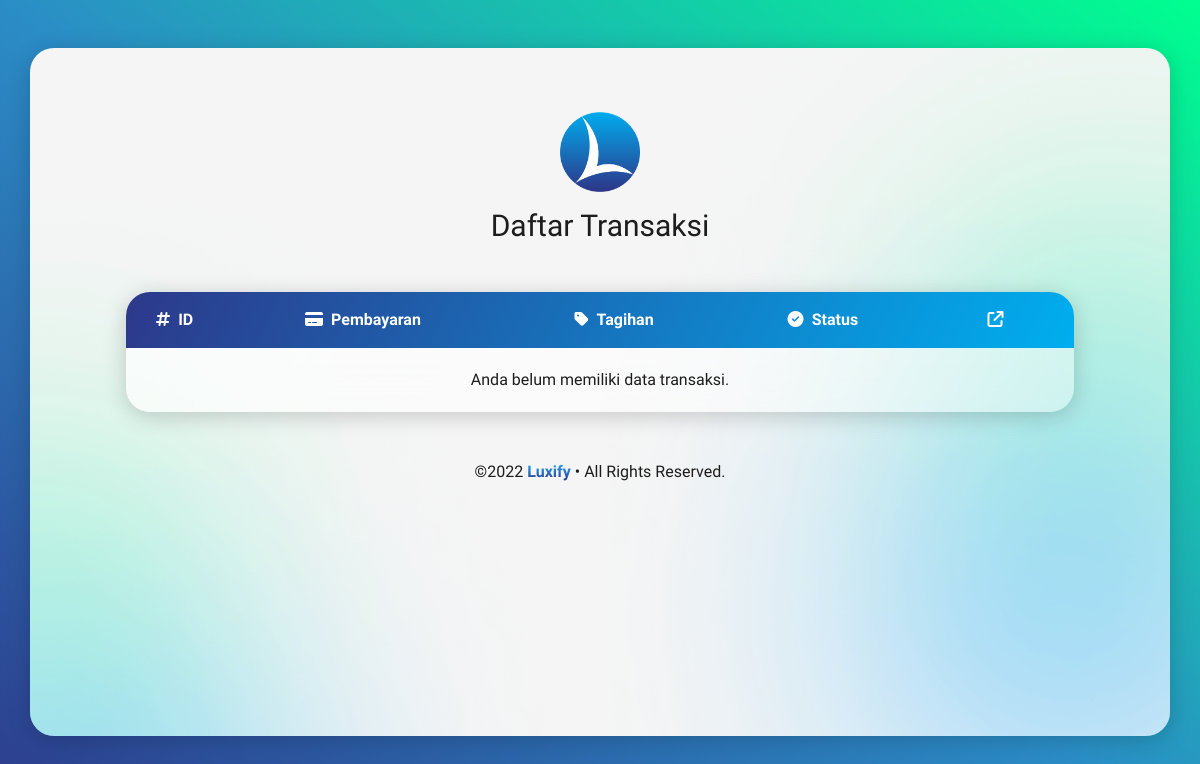
The app's page /transactions/index.php (signed in), older data.
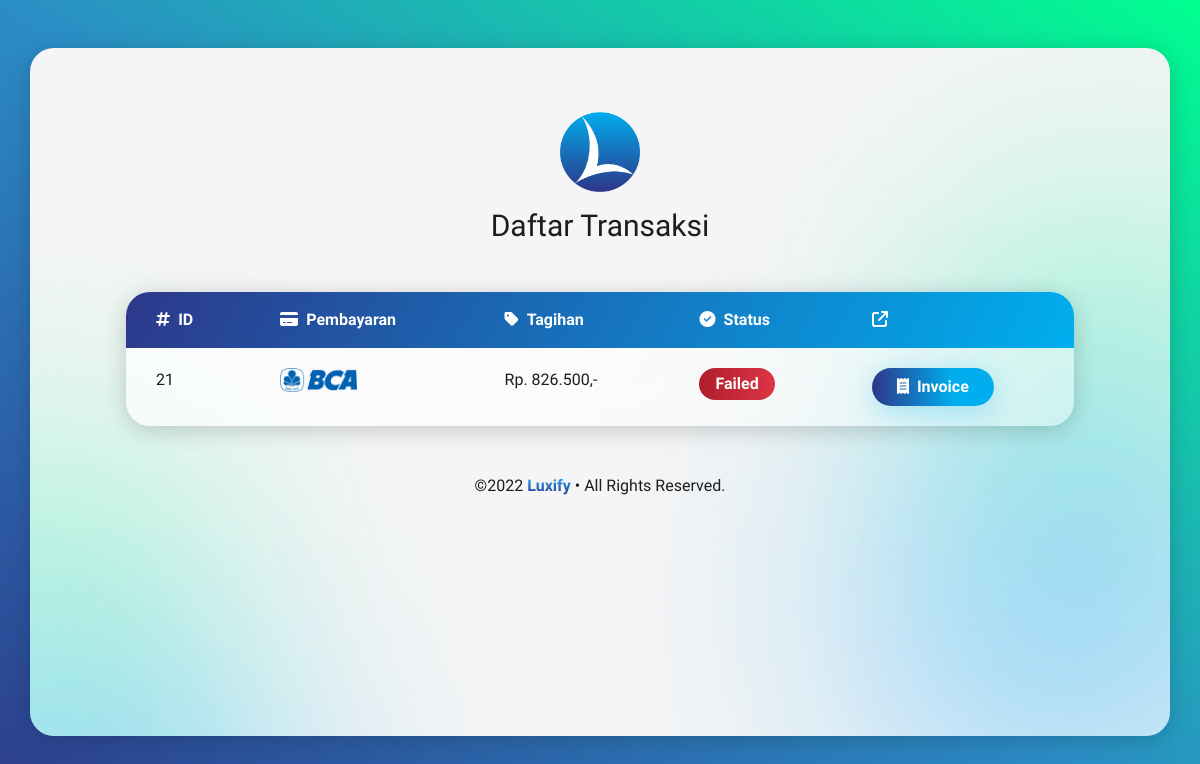
The same page, newer data.
### tables this page shows
CREATE TABLE `transactions` (
  `id` bigint(20) NOT NULL,
  `payment` varchar(50) NOT NULL,
  `status` varchar(25) NOT NULL,
  `user_id` bigint(20) NOT NULL,
  `address_id` bigint(20) NOT NULL
);

### transactions/index.php (the view, shortened to what the changed rows need)
<?php
require_once '../connection.php';
$userid = $_SESSION['id'];
$sql =   "SELECT
            transactions.id AS 'transactionID',
            transactions.payment,
            transactions.status,
            products.price,
            (
               SELECT
                  CASE
                     WHEN carts.weights = '50 ml' THEN (products.price)
                     WHEN carts.weights = '100 ml' THEN (products.price * 2)
                     WHEN carts.weights = '150 ml' THEN (products.price * 3)
                     ELSE 'X'
                  END
            ) AS 'cartPrice',
            carts.weights,
            carts.quantity,
            (
               (
                  SELECT
                     CONVERT(cartPrice, SIGNED)
               ) * carts.quantity
            ) AS 'subTotal',
            carts.product_id,
            products.name,
            SUM(
               (
                  SELECT
                     CONVERT(cartPrice, SIGNED)
               ) * carts.quantity
            ) AS 'totalBeli',
            IF(
               SUM((SELECT CONVERT(cartPrice, SIGNED)) * carts.quantity) > 500000,
               CONVERT((SUM((SELECT CONVERT(cartPrice, SIGNED)) * carts.quantity) - SUM((SELECT CONVERT(cartPrice, SIGNED)) * carts.quantity) * (5/100)), SIGNED),
               CONVERT((SUM((SELECT CONVERT(cartPrice, SIGNED)) * carts.quantity)), SIGNED)
            ) AS 'totalTagihan'
            FROM
               `transactions`
               INNER JOIN `carts` ON transactions.id = carts.transaction_id
               INNER JOIN `products` ON carts.product_id = products.id
            WHERE
               transactions.user_id = $userid
            GROUP BY
               transactionID;
         ";
$result = mysqli_query($conn, $sql);
$rows = [];
while ($row = mysqli_fetch_assoc($result)) {
   $rows[] = $row;
}
?>
<!doctype html>
<html lang="en">
<head>
   <link href="https://cdn.jsdelivr.net/npm/bootstrap@5.2.0-beta1/dist/css/bootstrap.min.css" rel="stylesheet">
   <link rel="stylesheet" href="../styles/main.css">
   <link rel="stylesheet" href="../styles/transaction.css">
</head>
<body>
   <section>
      <div class="container">
         <div class="row main-container my-5 px-0">
            <div class="col-12 daftar-barang-container">
               <h2 class="text-center">Daftar Transaksi</h2>
               <div class="table-responsive-lg my-5">
                  <table class="table table-borderless table-daftar-barang">
                     <thead>
                        <tr>
                           <th><i class="fa-solid fa-hashtag"></i>&ensp;ID</th>
                           <th><i class="fa-solid fa-credit-card"></i>&ensp;Pembayaran</th>
                           <th><i class="fa-solid fa-tag"></i>&ensp;Tagihan</th>
                           <th><i class="fa-solid fa-circle-check"></i>&ensp;Status</th>
                           <th><i class="fa-solid fa-arrow-up-right-from-square"></i></th>
                        </tr>
                     </thead>
                     <tbody>
                        <?php if(empty($rows) == 1) : ?>
                           <tr>
                              <td colspan="5" class="text-center">
                                 Anda belum memiliki data transaksi.
                              </td>
                           </tr>
                        <?php endif; ?>
                        <?php foreach ($rows as $transactions) : ?>
                           <tr>
                              <th><?= $transactions['transactionID']; ?></th>
                              <td>
                                 <?php
                                 if ($transactions['payment'] == 'bca') {
                                    echo '<img src="../assets/images/logo-bank-bca.png" alt="" height="24" class="d-block">';
                                 } else if ($transactions['payment'] == 'mandiri') {
                                    echo '<img src="../assets/images/logo-bank-mandiri.png" alt="" height="24" class="d-block">';
                                 } else if ($transactions['payment'] == 'cod') {
                                    echo '<img src="../assets/images/icon-cod.png" alt="" height="34" class="d-block">';
                                 } else {
                                    echo "-";
                                 }
                                 ?>
                              </td>
                              <td>Rp. <?= number_format($transactions['totalTagihan'], 0, ',', '.'); ?>,-</td>
                              <td>
                                 <div class="status-transaksi bg-status bg-yellow" onload="aturStatus(this, '<?= $transactions['status']; ?>');">
                                    <?= ucwords($transactions['status']); ?>
                                 </div>
                              </td>
                              <td>
                                 <a href="invoice.php?id=<?= $transactions['transactionID']; ?>" class="btn btn-details px-4">
                                    <i class="fa-solid fa-receipt"></i>
                                    &nbsp;Invoice
                                 </a>
                              </td>
                           </tr>
                        <?php endforeach; ?>
                     </tbody>
                  </table>
               </div>
            </div>
         </div>
      </div>
   </section>
</body>
</html>

Row changes from the older to the newer data that the page shows:
added transactions: id "21", totalTagihan "826.500", status "Failed"
Text that changed along with them:
text no longer shown: "Anda belum memiliki data transaksi."
